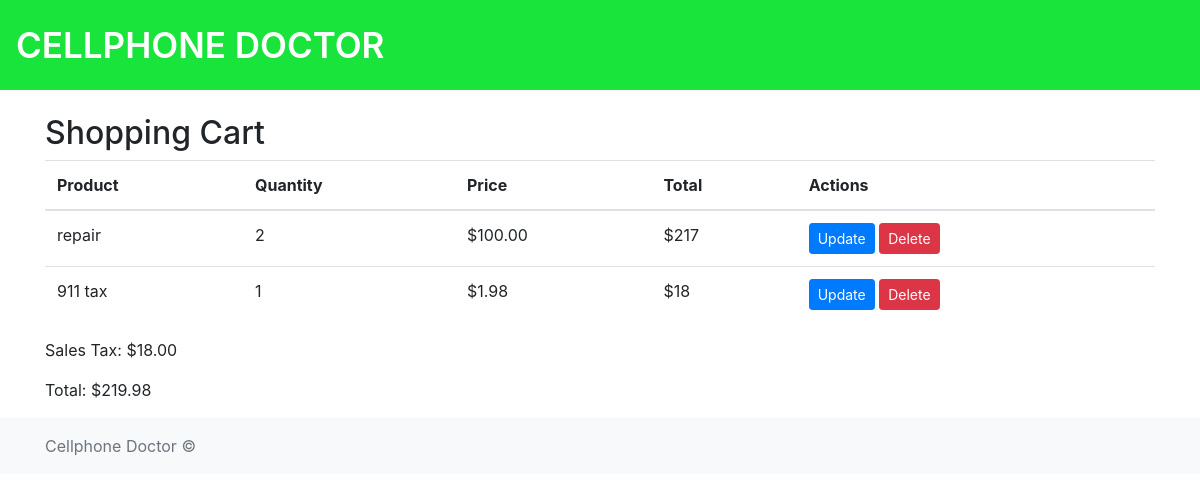
/shopping_cart/ (signed in), run on the app's committed database.
### shopping_cart/models.py (models this page shows, shortened)
class ShoppingCartItem(models.Model):
    product = models.ForeignKey(Product, on_delete=models.CASCADE)
    cart = models.ForeignKey(ShoppingCart, on_delete=models.CASCADE)
    quantity = models.PositiveIntegerField(default=1)
    price = models.DecimalField(max_digits=10, decimal_places=2)

class Product(models.Model):
    name = models.CharField(max_length=255)
    description = models.TextField(blank=True, null=True)
    price = models.DecimalField(max_digits=10, decimal_places=2)
    cost = models.DecimalField(max_digits=10, decimal_places=2, blank=True, null=True)
    department = models.ForeignKey(Department, on_delete=models.CASCADE)
    location = models.ForeignKey(Location, on_delete=models.CASCADE, blank=True, null=True)
    image = models.ImageField(
        upload_to='static/images/product_images/', blank=True, null=True)

### shopping_cart/views.py (the view)
# urls.py: path('shopping_cart/', ShoppingCartView.as_view(),
class ShoppingCartView(LoginRequiredMixin, TemplateView):
    template_name = 'shopping_cart/shopping_cart.html'
    def get_context_data(self, **kwargs):
        context = super().get_context_data(**kwargs)
        cart = get_object_or_404(ShoppingCart, user=self.request.user)
        items = ShoppingCartItem.objects.filter(cart=cart)
        sales_tax = cart.get_sales_tax()
        total_price = sum([item.price * item.quantity for item in items]) + sales_tax
        context.update({'items': items, 'sales_tax': sales_tax, 'total_price': total_price})
        return context

### shopping_cart/models.py (called while the page is built)
    def get_sales_tax(self):
        tax_rate = 0.09  # 9% sales tax rate
        taxable_items = ShoppingCartItem.objects.filter(
            cart=self, product__department__taxable=True)
        total_taxable = sum(
            item.price * item.quantity for item in taxable_items)
        return total_taxable * Decimal(tax_rate)

### shopping_cart/templatetags/shop_tags.py (called while the page is built)
@register.filter
def multiply(value, arg):
    return value * arg

### shopping_cart/templates/shopping_cart/shopping_cart.html (shortened to what this page needs)
{% extends 'base.html' %}
{% load shop_tags %}
{% block content %}
  <h2>Shopping Cart</h2>
  <table class="table">
    <thead>
      <tr>
        <th>Product</th>
        <th>Quantity</th>
        <th>Price</th>
        <th>Total</th>
        <th>Actions</th>
      </tr>
    </thead>
    <tbody>
      {% for item in items %}
        <tr>
          <td>{{ item.product.name }}</td>
          <td>{{ item.quantity }}</td>
          <td>${{ item.price }}</td>
          <td>${{ item.price|multiply:item.quantity|add:sales_tax }}</td>
          <td>
            <a href="{% url 'shopping_cart:update_cart_item' pk=item.pk %}" class="btn btn-primary btn-sm">Update</a>
            <a href="{% url 'shopping_cart:remove_from_cart' pk=item.pk %}" class="btn btn-danger btn-sm">Delete</a>
          </td>
        </tr>
      {% endfor %}
    </tbody>
  </table>
  <p>Sales Tax: ${{ sales_tax|floatformat:2 }}</p>
  <p>Total: ${{ total_price|floatformat:2 }}</p>
{% endblock %}

### data on the page
ShoppingCartItem: product.name "repair", quantity "2", price "100.00", price|multiply "217"
ShoppingCartItem: product.name "911 tax", quantity "1", price "1.98", price|multiply "18"

### other printed values
{{ sales_tax|floatformat:2 }} "18.00"
{{ total_price|floatformat:2 }} "219.98"
